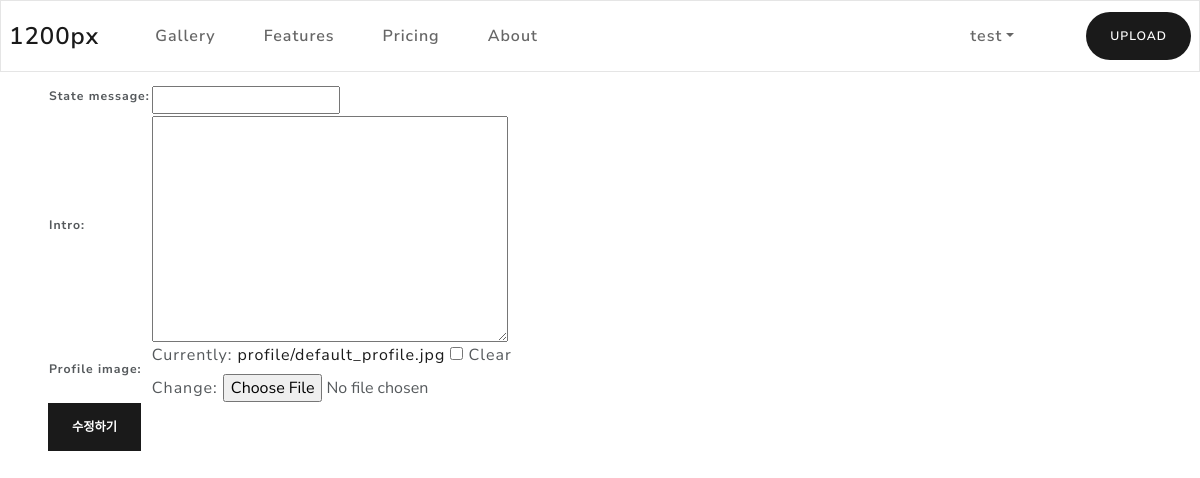
/user/test/update/ (signed in), run on an earlier commit of the app's database.
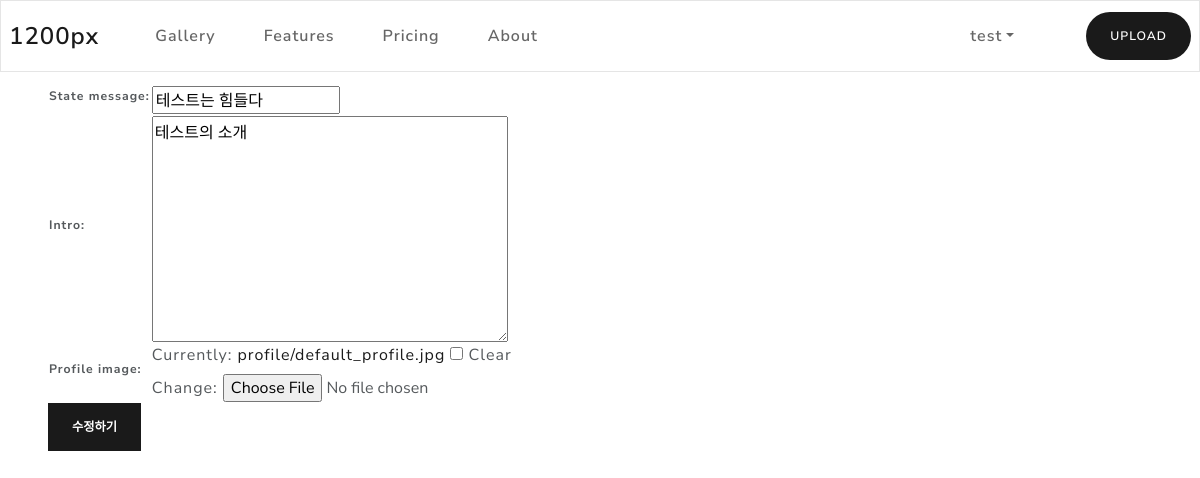
And on a later commit of the database.
### users/models.py (models this page shows, shortened)
class User(AbstractBaseUser):
    email = models.EmailField(verbose_name='email',
                              max_length=255, unique=True)
    username = models.CharField(
        verbose_name='username', max_length=20, unique=True)
    date_joined = models.DateField(default=timezone.now)
    last_login = models.DateField(auto_now=True)
    following = models.ManyToManyField('self', symmetrical=False, related_name='followers')
    is_admin = models.BooleanField(default=False)
    is_active = models.BooleanField(default=True)
    objects = CustomUserManager()
    USERNAME_FIELD = 'email'
    REQUIRED_FIELDS = ['username', ]

class Profile(models.Model):
    user = models.OneToOneField(User, on_delete=models.CASCADE)
    profile_image = models.ImageField(
        blank=True, null=True, default='profile/default_profile.jpg', upload_to=user_directory_path)
    state_message = models.CharField(max_length=100, blank=True)
    intro = models.TextField(blank=True)

### users/views.py (the view)
# urls.py: path('<str:username>/update/',views.ProfileUpdateView.as_view(), name='profile_update'),
class ProfileUpdateView(LoginRequiredMixin, OwnerOnlyMixin, UpdateView):
    model = Profile
    template_name = 'profile_update.html'
    success_url = '/'
    fields = ['state_message', "intro", 'profile_image']
    def get_object(self):
        return get_object_or_404(Profile, user__username=self.kwargs['username'])

### config/views.py (called while the page is built)
    def dispatch(self, request, *args, **kwargs):
        obj = self.get_object()
        if request.user == obj.user or request.user.is_admin:
            return super().dispatch(request, *args, **kwargs)
        else:
            return self.handle_no_permission()

### users/templates/profile_update.html (shortened to what this page needs)
{% extends "base.html" %}
{% block contents %}
<div class="mx-5">
    <form method="POST" enctype="multipart/form-data">
        <table>
            {{ form }}
        </table>
        <div>
            <button type="button submit" class="btn btn-primary">수정하기</button>
    </form>
</div>
{% endblock %}

### templates/base.html (shortened to what this page needs)
<html>
<head>
  <link rel="stylesheet" href="/static/bootstrap.min.css" />
</head>
<body>
  <nav class="navbar navbar-expand-lg navbar-light bg-light fixed-top">
    <a class="navbar-brand" href="#">1200px</a>
    <div class="collapse navbar-collapse" id="navbarColor03">
      <ul class="navbar-nav mr-auto ml-3">
        <li class="nav-item">
          <a class="nav-link" href="/gallery">Gallery
          </a>
        </li>
        <li class="nav-item">
          <a class="nav-link" href="#">Features</a>
        </li>
        <li class="nav-item">
          <a class="nav-link" href="#">Pricing</a>
        </li>
        <li class="nav-item">
          <a class="nav-link" href="#">About</a>
        </li>
      </ul>
      <ul class='navbar-nav ml-3'>
        {%if user.is_authenticated %}
        <li class="nav-item dropdown">
          <a class="nav-link dropdown-toggle" data-toggle="dropdown" href="#" role="button" aria-haspopup="true"
            aria-expanded="false">{{ user.username }}</a>
        <li class="nav-item ml-auto mr-auto">
          <a class="btn btn-primary rounded-pill" href="/gallery/upload"> UPLOAD </a>
        </li>
        </li>
        {% endif %}
      </ul>
    </div>
  </nav>
  <div class='mt-6'>
    {% block contents %}
    {% endblock %}
  </div>
</body>
</html>

What changed in the data, as far as the page shows it:
changed Profile: state_message (not shown) → "테스트는 힘들다"; intro (not shown) → "테스트의 소개"
